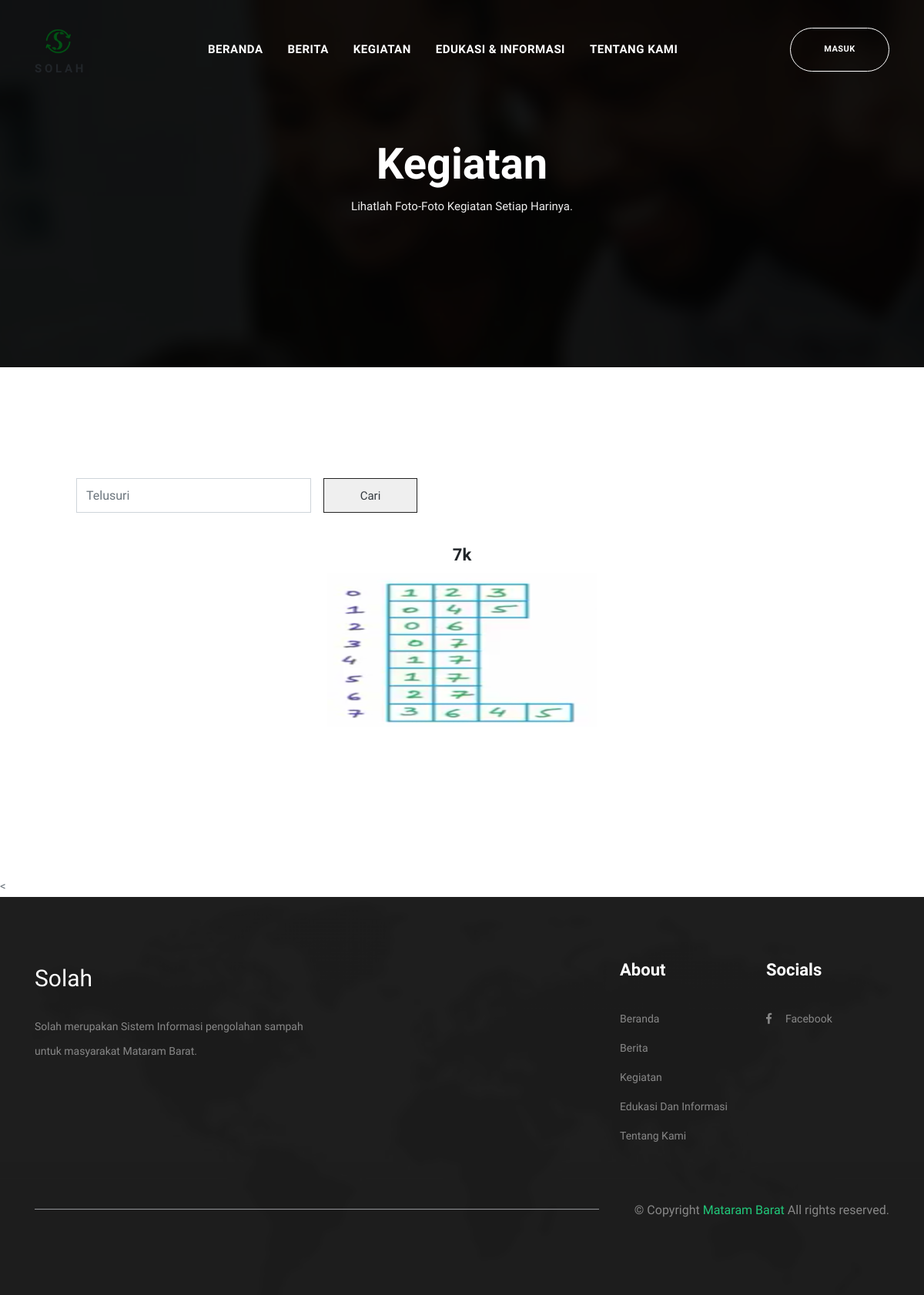
Screenshot of /kegiatan.php with the database file from the repository.
### tables this page shows
CREATE TABLE `kegiatan` (
  `foto` varchar(20) NOT NULL,
  `judul` varchar(50) NOT NULL,
  `isi` text NOT NULL,
  `id` int(11) NOT NULL
);

### kegiatan.php (the view, shortened to what this page needs)
<?php session_start();
include 'util/koneksi.php';
$result = mysqli_query($koneksi,"SELECT * FROM kegiatan ORDER BY id DESC");
?>
<!doctype html>
<html lang="en">
<head>
  <?php include "util/boots.php" ?>
</head>
<body id="top-header">
    <?php include "util/navbar3.php" ?>
    <section class="page-banner-area page-service">
        <div class="overlay"></div>
        <div class="container">
            <div class="row justify-content-center">
                <div class="col-lg-9 col-md-12 col-12 text-center">
                    <div class="page-banner-content">
                        <h1 class="display-4 font-weight-bold">Kegiatan</h1>
                        <p>Lihatlah Foto-Foto Kegiatan Setiap Harinya.</p>
                    </div>
                </div>
            </div>
        </div>
    </section>
<section class="section" id="service">
        <div class="container">
            <div class="container">
                <div class="col-lg-9">
                    <div class="">
                        <div class="search card p-4 mb-3 border-0">
                            <form method="POST">
                                <div class="input-group">
                                <input type="text" name="carikata" class="form-control mr-3 col-lg-5" placeholder="Telusuri">
                                <button type="submit" name="cari" class="btn-outline-dark mr-3 col-lg-2"> Cari </button>
                            </form>
                            </div>
                        </div>
                    </div>
                </div>
            </div>
            <div class="row justify-content-center">
            <?php  while( $row= mysqli_fetch_assoc ($result) ) :?>
                <div class="col-lg-4 col-md-8">
                    <div class="blog-box mb-5">
                       <h3><center><?php echo $row["judul"]; ?> </center></h3>
                        <div class="">
                        <img src="images/<?=$row["foto"];?>"  width="100%" height="200px">
                        </div>
                        <br>
                    </div>
                </div>
                <?php endwhile; ?>
            </div>
    </section>
<
    <?php include "util/footer.php" ?>
  </body>
  </html>

### css/style.css (style rules this page uses)
html { font-family: sans-serif; line-height: 1.15; -webkit-text-size-adjust: 100%; -ms-text-size-adjust: 100%; -ms-overflow-style: scrollbar; -webkit-tap-highlight-color: rgba(0, 0, 0, 0); }
body { font-family: "Muli", sans-serif; font-size: 15px; line-height: 1.75; margin: 0; text-align: left; background-color: #fff; font-weight: 400; color: #6c757d; }
.h1, .h2, .h3, .h4, .h5, .h6, h1, h2, h3, h4, h5, h6 { font-family: "Muli", sans-serif; font-weight: 700; line-height: 1.35; margin-bottom: .5rem; color: #212529; }
.h1, h1 { font-size: 2.125rem; line-height: 40px; }
.h3, h3 { font-size: 1.375rem; }
img { vertical-align: middle; border-style: none; }
.section { position: relative; padding: 8.125rem 0; }
@media (min-width: 768px) { .section { padding: 7.5rem 0; } }
.btn-outline-dark { border: 1px solid #222; }
.page-banner-area { padding: 180px 0px; }
.page-service { position: relative; padding: 180px 0px; background: url("../images/banner/service.jpg") fixed 50% 50% no-repeat; background-size: cover; }
.page-banner-content h1 { color: #fff; }
.page-banner-content p { color: #eee; }
.form-control { border-radius: 0px; height: 45px; }
.overlay { position: absolute; left: 0; top: 0; width: 100%; height: 100%; background: rgba(0, 0, 0, 0.92); }
.blog-box { position: relative; }

### rows the page displays
kegiatan: judul "7k", foto (picture)
